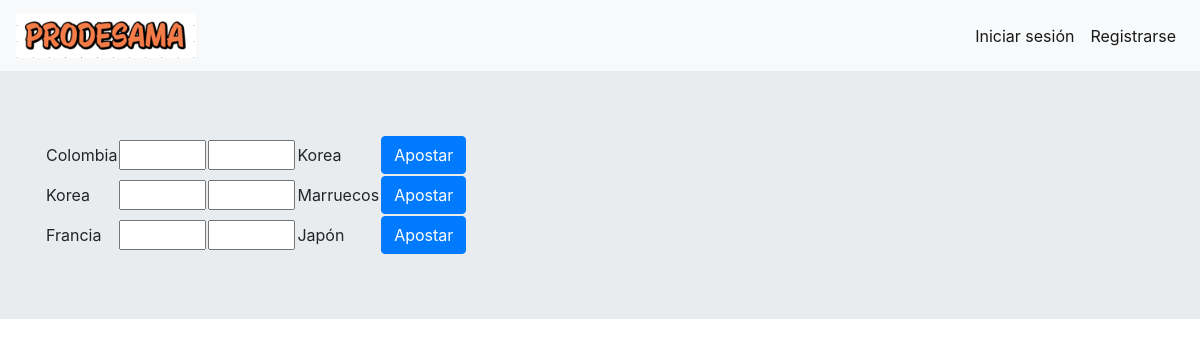
Page /home/apuestas on the earlier database version.
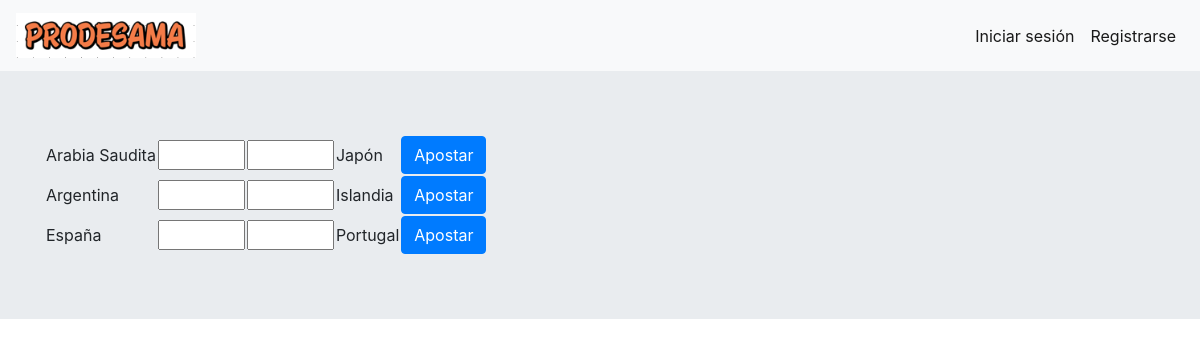
Same page on the later database version.
### prode/models.py (models this page shows, shortened)
class Match(models.Model):
    start = models.DateTimeField()
    end = models.DateTimeField()
    team1 = models.ForeignKey(Team, on_delete=models.CASCADE, related_name='+')
    team2 = models.ForeignKey(Team, on_delete=models.CASCADE, related_name='+')
    team1_score = models.PositiveIntegerField(default=0)
    team2_score = models.PositiveIntegerField(default=0)

class Team(models.Model):
    name = models.CharField(max_length=50)
    flag = models.ImageField(upload_to='prode/images/flags/')

### prode/views.py (the view, shortened to what this page needs)
# urls.py: path('home/apuestas', views.BetView.as_view(), name='apuestas'),
class BetView(generic.DetailView):
    template_name = 'prode/apuestas.html'
    def get(self, request):
        matchs = Match.objects.all()
        form = BetForm()
        bets = Bet.objects.all()
        return render(request, self.template_name, {'form': form, 'matchs': matchs, 'bets': bets})

### prode/forms.py
class BetForm(forms.ModelForm):
    team1_score = forms.IntegerField(min_value=0, max_value=15)
    team2_score = forms.IntegerField(min_value=0, max_value=15)
    match = forms.ModelChoiceField(queryset=Match.objects.only('id'))
    class Meta:
        model = Bet
        fields = ('team1_score', 'team2_score', 'match')

### prode/templates/prode/apuestas.html (shortened to what this page needs)
{% extends "prode/base.html" %}
{% load static %}
{% block body_block %}
<div class="jumbotron jumbotron-fluid">
    <div class="container">
        <table>
            {% now "SHORT_DATE_FORMAT" as current_date %}
            {% now "H" as current_time %}
            {% for match in matchs %}
            <form method="POST">
                <tr>
                    {% if match.start|date:'SHORT_DATE_FORMAT' == current_date and match.start|time:"H"|add:"1" >= current_time %}
                    {% else %}
                        <td>{{ match.team1.name }}</td>
                        <td>{{ form.team1_score }}</td>
                        <td>{{ form.team2_score }}</td>
                        <td>{{ match.team2.name}} </td>
                        <td><button class="btn btn-primary" type="submit">Apostar</button></td>
                    {% endif %}
                </tr>
            </form>
            {% endfor %}
        </table>
    </div>
</div>
{% endblock %}

Differences in the rows shown:
removed Match: team1.name "Colombia", team2.name "Korea"
removed Match: team1.name "Korea", team2.name "Marruecos"
removed Match: team1.name "Francia", team2.name "Japón"
added Match: team1.name "Arabia Saudita", team2.name "Japón"
added Match: team1.name "Argentina", team2.name "Islandia"
added Match: team1.name "España", team2.name "Portugal"
